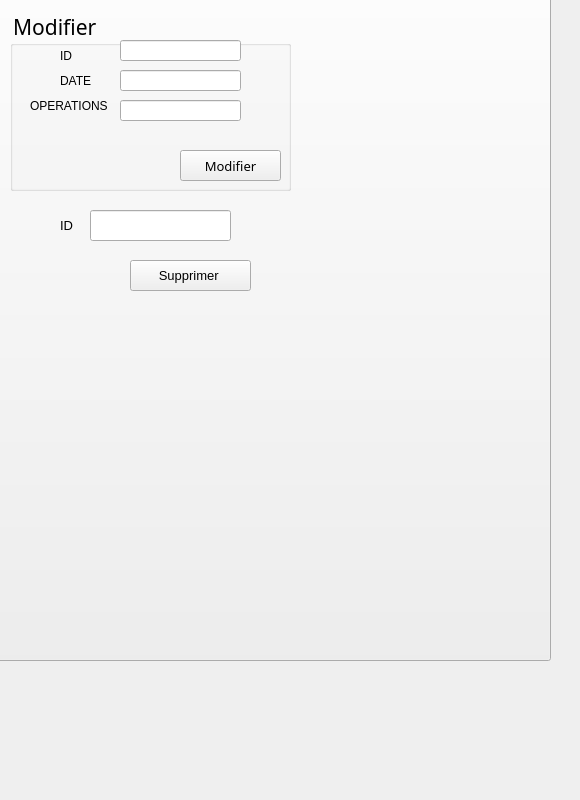
      <widget class="QWidget" name="tab_8">
       <attribute name="title">
        <string>supprimer</string>
       </attribute>
       <widget class="QPushButton" name="pushButton_7">
        <property name="geometry">
         <rect>
          <x>-20</x>
          <y>-130</y>
          <width>571</width>
          <height>791</height>
         </rect>
        </property>
        <property name="text">
         <string/>
        </property>
        <property name="icon">
         <iconset>
          <normaloff>../Creator The Podcast (6).png</normaloff>../Creator The Podcast (6).png</iconset>
        </property>
        <property name="iconSize">
         <size>
          <width>1000</width>
          <height>1000</height>
         </size>
        </property>
       </widget>
       <widget class="QGroupBox" name="groupBox_7">
        <property name="geometry">
         <rect>
          <x>10</x>
          <y>10</y>
          <width>281</width>
          <height>181</height>
         </rect>
        </property>
        <property name="font">
         <font>
          <family>Bahnschrift Condensed</family>
          <pointsize>16</pointsize>
         </font>
        </property>
        <property name="styleSheet">
         <string notr="true">
border-color: rgb(0, 0, 0);
color: rgb(0, 0, 0);
</string>
        </property>
        <property name="title">
         <string>Modifier </string>
        </property>
        <widget class="QLabel" name="label_13">
         <property name="geometry">
          <rect>
           <x>50</x>
           <y>30</y>
           <width>71</width>
           <height>31</height>
          </rect>
         </property>
         <property name="text">
          <string>ID</string>
         </property>
        </widget>
        <widget class="QLineEdit" name="lineEdit_id_2">
         <property name="geometry">
          <rect>
           <x>110</x>
           <y>30</y>
           <width>121</width>
           <height>21</height>
          </rect>
         </property>
         <property name="placeholderText">
          <string/>
         </property>
        </widget>
        <widget class="QLabel" name="label_14">
         <property name="geometry">
          <rect>
           <x>50</x>
           <y>50</y>
           <width>91</width>
           <height>41</height>
          </rect>
         </property>
         <property name="text">
          <string>DATE</string>
         </property>
        </widget>
        <widget class="QLabel" name="label_15">
         <property name="geometry">
          <rect>
           <x>20</x>
           <y>80</y>
           <width>91</width>
           <height>31</height>
          </rect>
         </property>
         <property name="text">
          <string>OPERATIONS</string>
         </property>
        </widget>
        <widget class="QLineEdit" name="lineEdit_operations_2">
         <property name="geometry">
          <rect>
           <x>110</x>
           <y>90</y>
           <width>121</width>
           <height>21</height>
          </rect>
         </property>
        </widget>
        <widget class="QPushButton" name="pushButton_update_2">
         <property name="geometry">
          <rect>
           <x>90</x>
           <y>390</y>
           <width>161</width>
           <height>41</height>
          </rect>
         </property>
         <property name="styleSheet">
          <string notr="true">font: 12pt &quot;MS Shell Dlg 2&quot;;</string>
         </property>
         <property name="text">
          <string>Modifier </string>
         </property>
        </widget>
        <widget class="QLabel" name="label_16">
         <property name="geometry">
          <rect>
           <x>30</x>
           <y>280</y>
           <width>71</width>
           <height>31</height>
          </rect>
         </property>
         <property name="text">
          <string/>
         </property>
        </widget>
        <widget class="QPushButton" name="pushButton_updateF">
         <property name="geometry">
          <rect>
           <x>170</x>
           <y>140</y>
           <width>101</width>
           <height>31</height>
          </rect>
         </property>
         <property name="font">
          <font>
           <family>Bahnschrift Condensed</family>
           <pointsize>10</pointsize>
           <weight>50</weight>
           <bold>false</bold>
          </font>
         </property>
         <property name="text">
          <string>Modifier</string>
         </property>
        </widget>
        <widget class="QLineEdit" name="lineEdit_dates_2">
         <property name="geometry">
          <rect>
           <x>110</x>
           <y>60</y>
           <width>121</width>
           <height>21</height>
          </rect>
         </property>
        </widget>
       </widget>
       <widget class="QPushButton" name="pushButton_supprimerF">
        <property name="geometry">
         <rect>
          <x>130</x>
          <y>260</y>
          <width>121</width>
          <height>31</height>
         </rect>
        </property>
        <property name="font">
         <font>
          <family>MS Shell Dlg 2</family>
          <pointsize>10</pointsize>
          <weight>50</weight>
          <italic>false</italic>
          <bold>false</bold>
         </font>
        </property>
        <property name="styleSheet">
         <string notr="true">font: 11pt &quot;MS Shell Dlg 2&quot;;
font: 10pt &quot;MS Shell Dlg 2&quot;;</string>
        </property>
        <property name="text">
         <string>Supprimer </string>
        </property>
       </widget>
       <widget class="QLineEdit" name="le_id_supp">
        <property name="geometry">
         <rect>
          <x>90</x>
          <y>210</y>
          <width>141</width>
          <height>31</height>
         </rect>
        </property>
        <property name="text">
         <string/>
        </property>
       </widget>
       <widget class="QLabel" name="label_17">
        <property name="geometry">
         <rect>
          <x>60</x>
          <y>190</y>
          <width>121</width>
          <height>71</height>
         </rect>
        </property>
        <property name="font">
         <font>
          <family>MS Shell Dlg 2</family>
          <pointsize>10</pointsize>
          <weight>50</weight>
          <italic>false</italic>
          <bold>false</bold>
         </font>
        </property>
        <property name="styleSheet">
         <string notr="true">font: 10pt &quot;MS Shell Dlg 2&quot;;</string>
        </property>
        <property name="text">
         <string>ID</string>
        </property>
       </widget>
      </widget>
